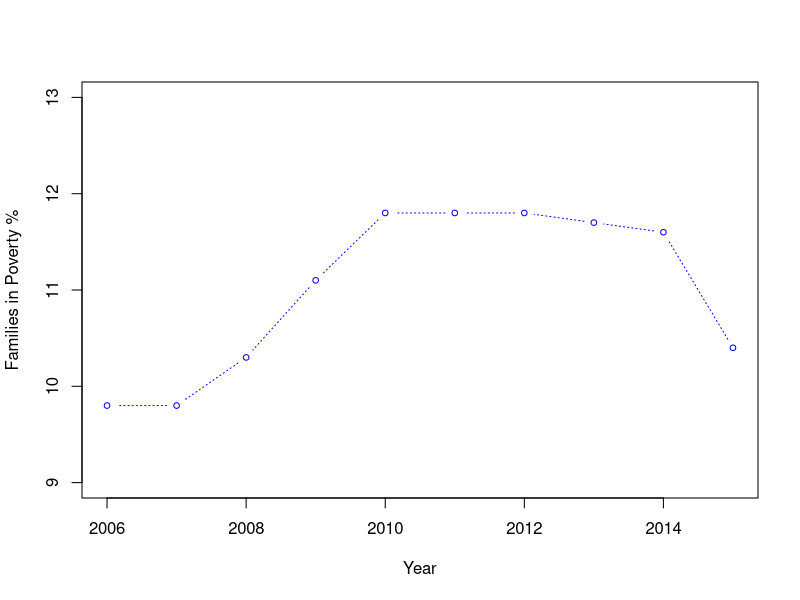
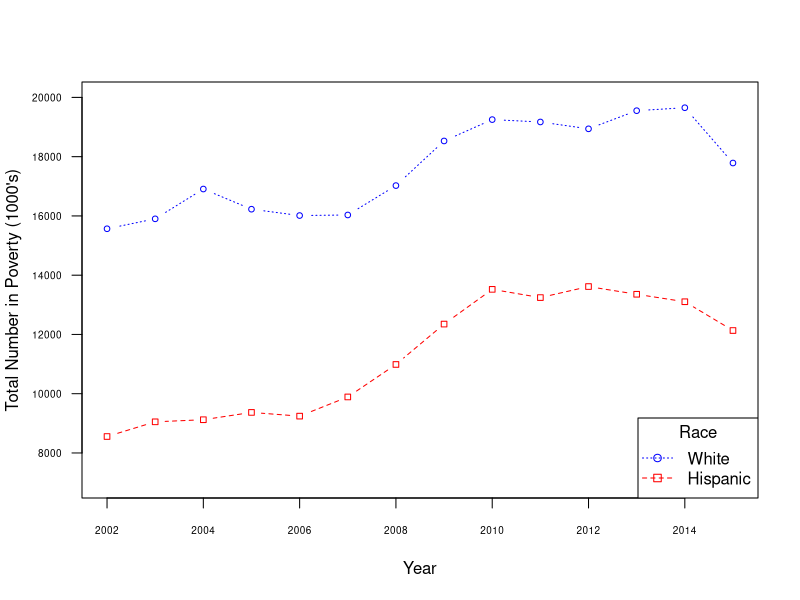
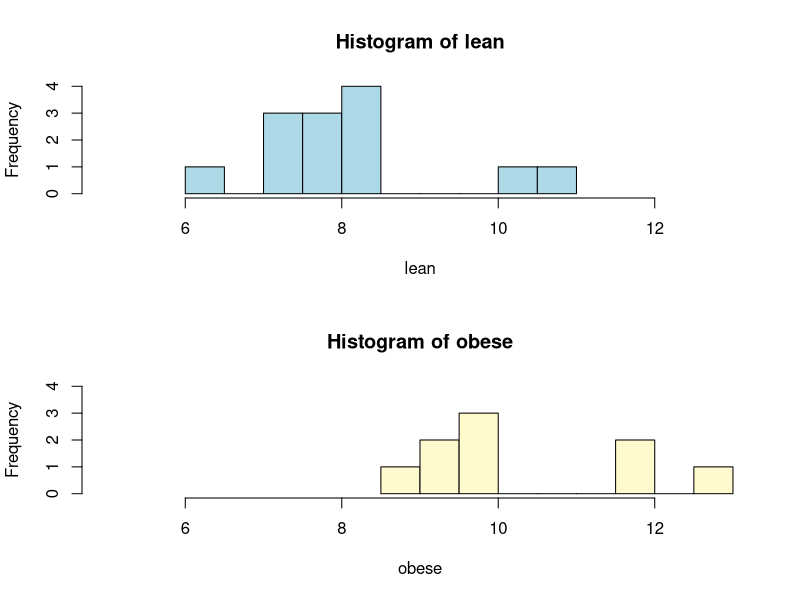
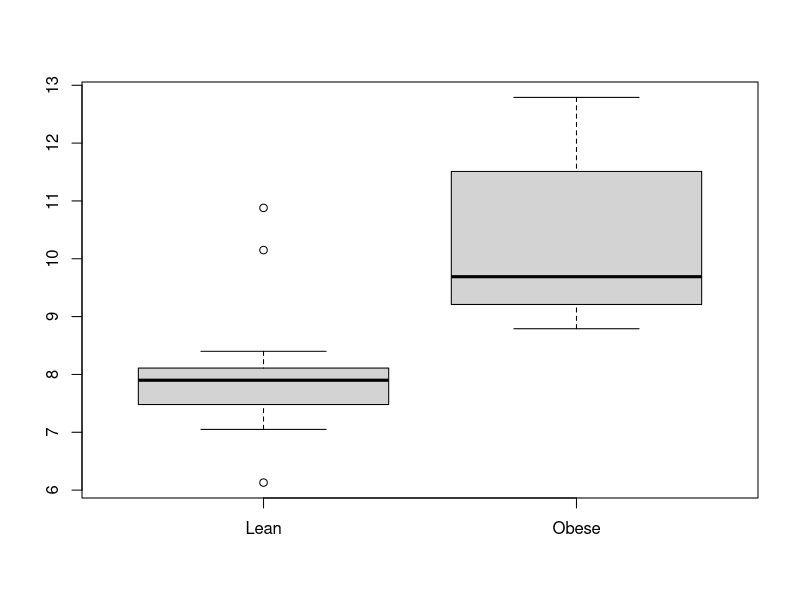
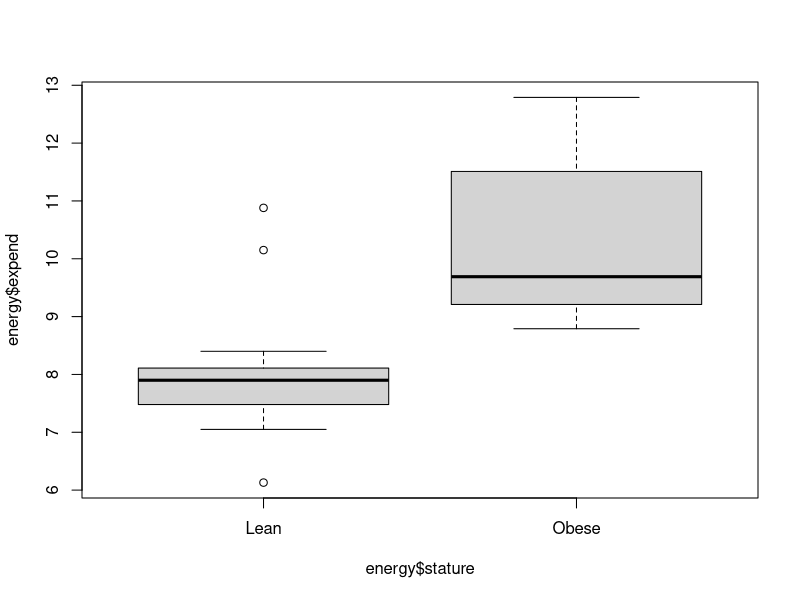
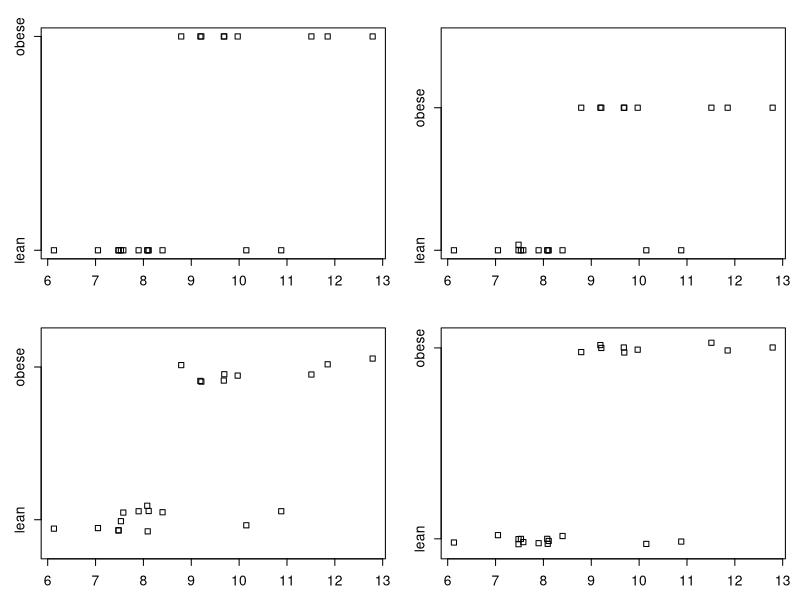

Source code (R) for these figures, in order:
# Basic Plot Code -------------------------------------------------------------

# Create dataframe from the data file
poverty <- read.delim("family_poverty.txt", sep = "\t", stringsAsFactors = FALSE)

opar <- par(no.readonly = TRUE)
ten  <- subset(poverty, year > 2005)

# Plot poverty % by year.
plot(ten$year, ten$family_poverty_pct,
     xlab = "Year",
     ylab = "Families in Poverty %",
     ylim = c(9, 13), 
     type = "b", 
     cex  = .75,
     lty  = 3,
     col  = "blue",
     pch  = 1)

# Reset the parameters.
par(opar)

# Multi-Line Plot Code -------------------------------------------------------

tmp <- read.delim("race_poverty.txt", sep = "\t", stringsAsFactors = FALSE)

tot_num_poverty <- as.numeric(gsub(",", "", tmp$tot_num_poverty))

poverty <- data.frame(year = tmp$year, 
                      tot_num_poverty, 
                      pct_total_poverty = tmp$pct_total_poverty, 
                      race = tmp$race)

white    <- subset(poverty, race == "white")
hispanic <- subset(poverty, race == "hispanic")
black    <- subset(poverty, race == "black")
asian    <- subset(poverty, race == "asian")

x <- white$year
y <- white$tot_num_poverty

plot(x, y,
     xlab = "Year",
     ylab = "Total Number in Poverty (1000's)",
     ylim = c(7000, 20000),
     type = "b", 
     cex  = .75,
     lty  = 3,
     col  = "blue",
     pch  = 1,
     las  = 1,
     cex.axis = .60)

x <- hispanic$year
y <- hispanic$tot_num_poverty

lines(x, y, type = "b", lty = 2, col = "red", pch = 0, cex = .75)

legend("bottomright",
       title = "Race",
       c("White","Hispanic"),
       lty   = c(3, 2), 
       pch   = c(1, 0),
       col   = c("blue","red"))

# Histogram, Boxplot, Stripchart Code ----------------------------------------

# Create dataframe from data file.
energy <- read.csv("energy_expend.csv", stringsAsFactors = FALSE)

# Two ways to create separate vectors for each stature factor.
lst <- split(energy$expend, energy$stature)

lean  <- energy$expend[energy$stature == "lean"]
obese <- energy$expend[energy$stature == "obese"]

# Set graphic device parameters to 2 rows and 1 column.
par(mfrow = c(2, 1))    
 
# Graph the two vectors.
hist(lean, breaks = 10, xlim = c(5, 13), ylim = c(0, 4), col = "lightblue")
hist(obese, breaks = 10, xlim = c(5, 13), ylim = c(0, 4), col = "lemonchiffon")

# Restore graphic device to 1 row, 1 column.
par(mfrow = c(1, 1))    

# Two ways to create the boxplot.
boxplot(lean, obese, names = c("Lean","Obese"))
boxplot(energy$expend ~ energy$stature, names = c("Lean","Obese"))

# Create four stripcharts.
opar <- par(no.readonly = TRUE)
par(mfrow = c(2,2), mex = 0.8, mar = c(3, 3, 2, 1) + .1)

stripchart(energy$expend ~ energy$stature)
stripchart(energy$expend ~ energy$stature, method = "stack")
stripchart(energy$expend ~ energy$stature, method = "jitter")
stripchart(energy$expend ~ energy$stature, method = "jitter", jitter = .03)

par(opar)




